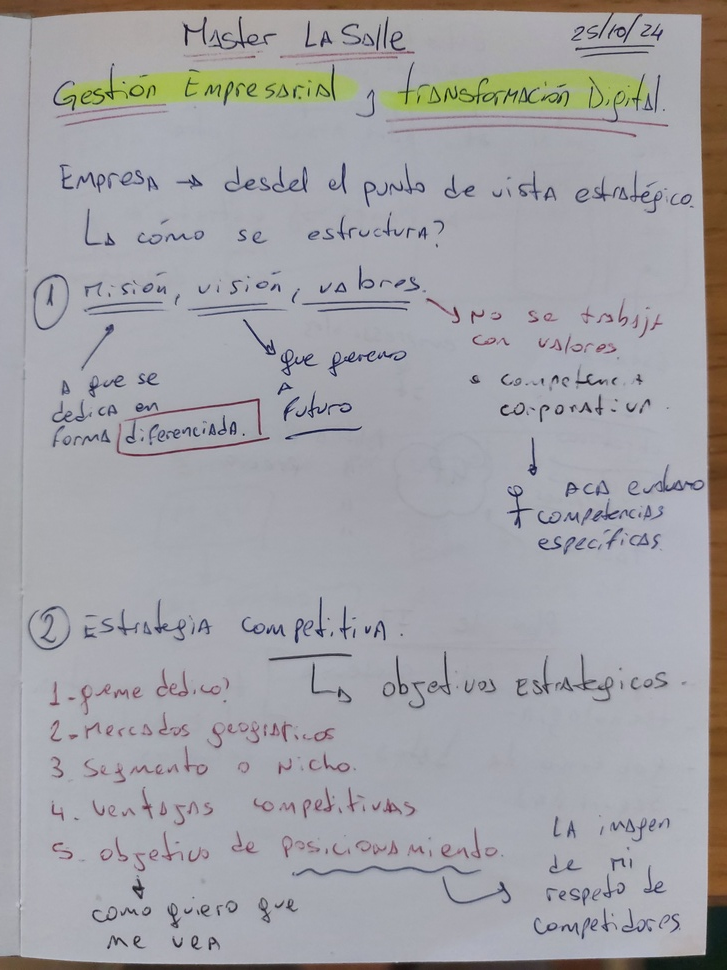
#> input picture inputs/transformation_digital/20260527_192417.jpg, 727 x 970 px, shrunk from 3468 x 4624 before the run
$ python -i denoise.py   (imports and definitions only)
#> lines starting #> are read from the running program, lines starting #| are printed output that depends on the picture
"""Denoising, shadow removal, and contrast normalization for notebook page images.

Uses OpenCV adaptiveThreshold and scikit-image background subtraction to produce
a clean, high-contrast image suitable for OCR.
"""

from dataclasses import dataclass
from pathlib import Path

import cv2
import numpy as np


@dataclass
class DenoiseResult:
    image: np.ndarray
    normalized: bool


def remove_shadow(gray: np.ndarray) -> np.ndarray:
    """Subtract uneven illumination (shadows) using morphological background estimation."""
    kernel = cv2.getStructuringElement(cv2.MORPH_RECT, (15, 15))
    background = cv2.dilate(gray, kernel)
    background = cv2.GaussianBlur(background, (21, 21), 0)
    # Shadow-free image: difference from background + shift to mid-gray
    shadow_free = cv2.addWeighted(gray, 1.0, background, -1.0, 128)
    return shadow_free


def normalize_contrast(gray: np.ndarray) -> np.ndarray:
    """Adaptive histogram equalization for uneven lighting."""
    clahe = cv2.createCLAHE(clipLimit=2.0, tileGridSize=(8, 8))
    return clahe.apply(gray)


# [10 lines left out: function binarize, not called in this run]


def denoise(image: np.ndarray, binarize_output: bool = False) -> DenoiseResult:
    """Full denoising pipeline: shadow removal → contrast normalize → optional binarize.

    Args:
        image: BGR input image.
        binarize_output: If True, return a binary (black/white) image. Otherwise return
                         the shadow-free, contrast-normalized grayscale.
    """
    gray = cv2.cvtColor(image, cv2.COLOR_BGR2GRAY)
    shadow_free = remove_shadow(gray)
    normalized = normalize_contrast(shadow_free)

    output_gray = binarize(normalized) if binarize_output else normalized

    output_bgr = cv2.cvtColor(output_gray, cv2.COLOR_GRAY2BGR)
    return DenoiseResult(image=output_bgr, normalized=True)


# [12 lines left out: function denoise_file, not called in this run]

>>> import cv2
>>> picture = cv2.imread('../../../../../inputs/transformation_digital/20260527_192417.jpg')
#> picture is the input picture: shape (970, 727, 3); mean B, G, R 165.6, 161.3, 161.7
>>> result = denoise(picture)
#> in denoise, `gray = cv2.cvtColor(image, cv2.COLOR_BGR2GRAY)`:
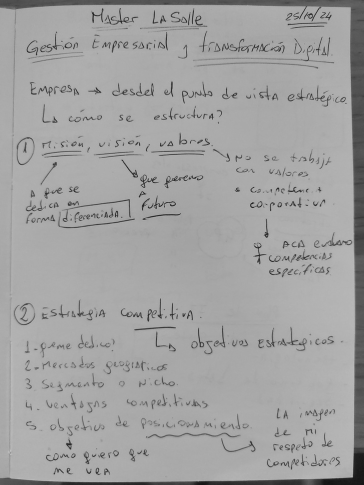
#> gray: shape (970, 727) (shown at 1/2 size); min 11, max 205, mean 161.9
#> in remove_shadow, `background = cv2.dilate(gray, kernel)`:
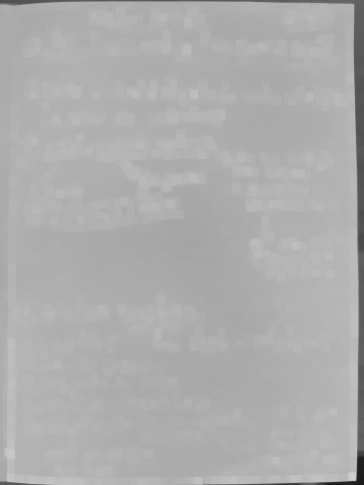
#> background: shape (970, 727) (shown at 1/2 size); min 25, max 205, mean 173.2
#> in remove_shadow, `shadow_free = cv2.addWeighted(gray, 1.0, background, -1.0, 128)`:
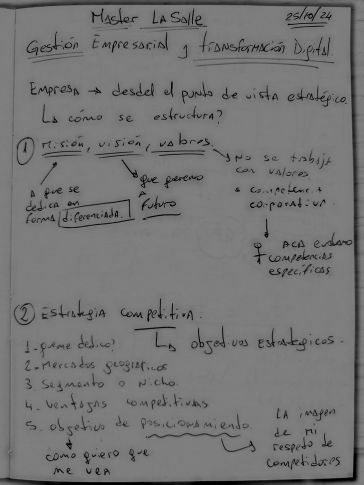
#> shadow_free: shape (970, 727) (shown at 1/2 size); min 0, max 131, mean 116.7
#> in normalize_contrast, `return clahe.apply(gray)`:
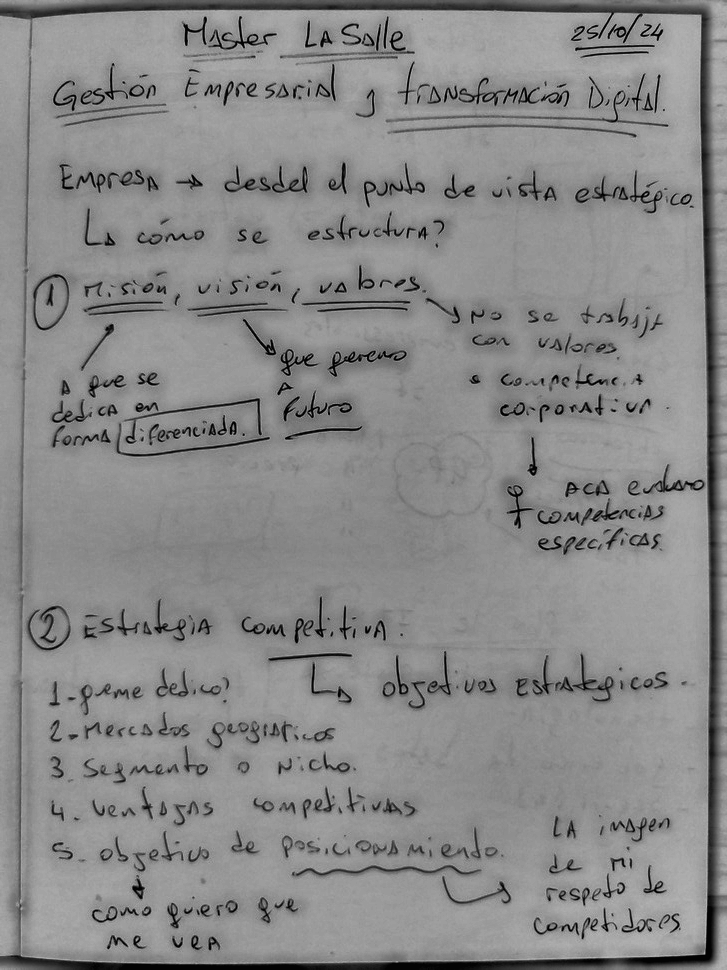
#> returned value: shape (970, 727); min 1, max 183, mean 137.1

$ run again, on inputs/transformation_digital/20260527_192425.jpg
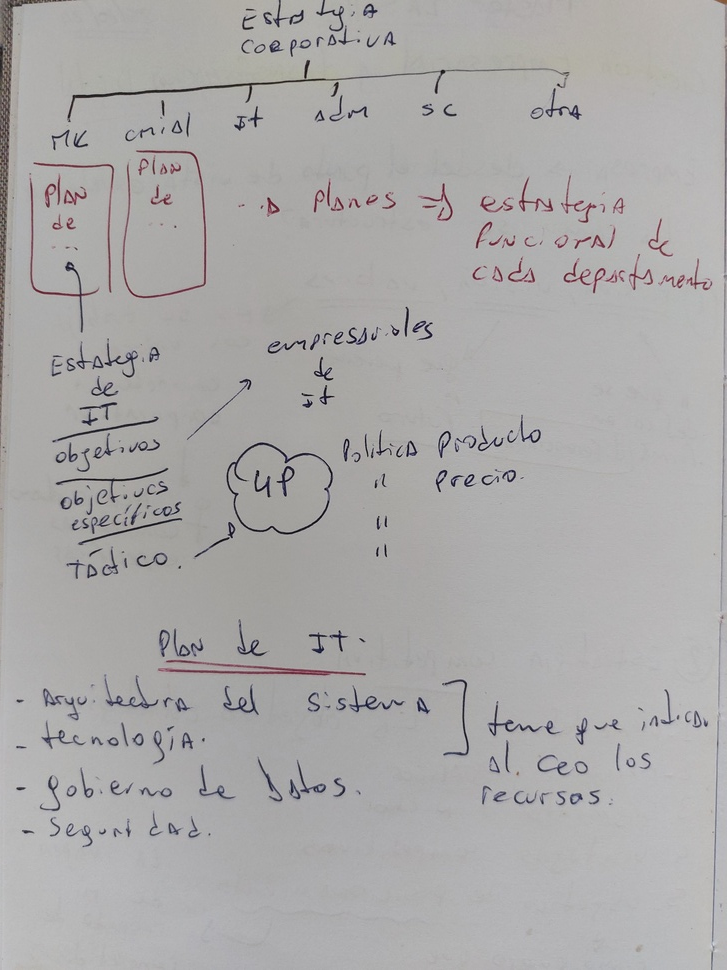
#> input picture inputs/transformation_digital/20260527_192425.jpg, 727 x 970 px, shrunk from 3468 x 4624 before the run
#> picture is the input picture: shape (970, 727, 3); mean B, G, R 168.9, 169.3, 170.7
#> in remove_shadow, `shadow_free = cv2.addWeighted(gray, 1.0, background, -1.0, 128)`:
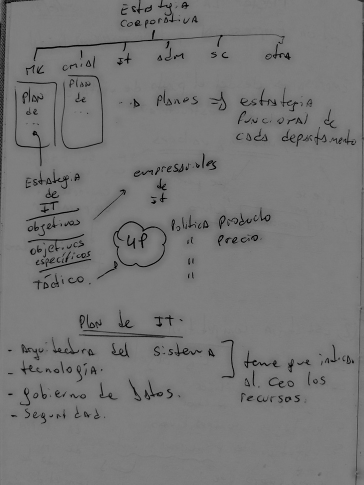
#> shadow_free: shape (970, 727) (shown at 1/2 size); min 0, max 129, mean 118.8
#> in normalize_contrast, `return clahe.apply(gray)`:
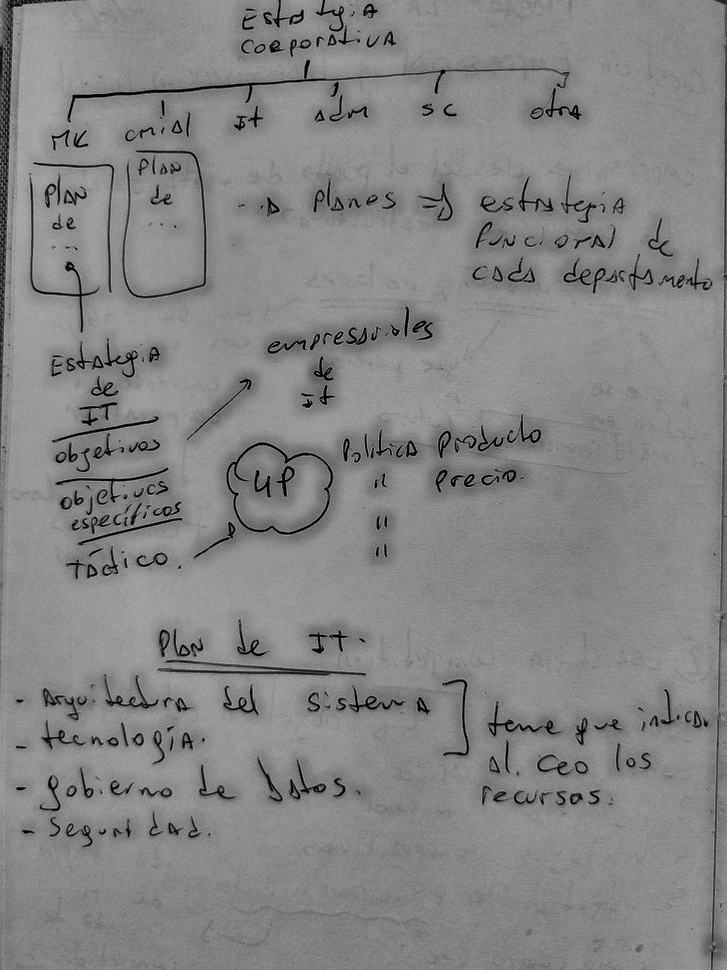
#> returned value: shape (970, 727); min 1, max 172, mean 132.9

$ run again, on inputs/transformation_digital/20260527_192431.jpg
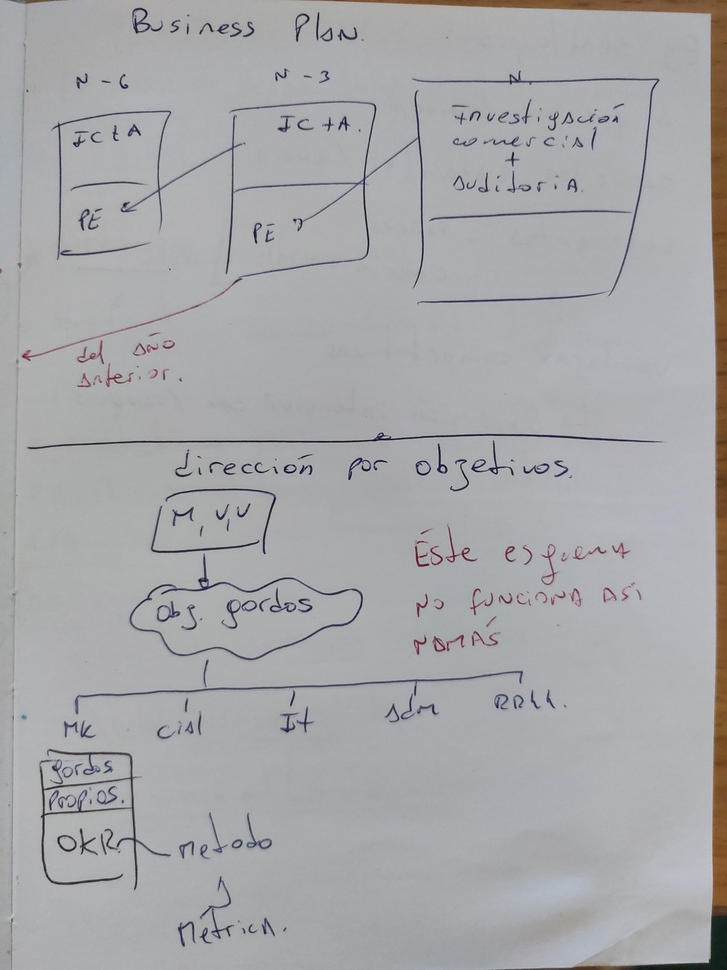
#> input picture inputs/transformation_digital/20260527_192431.jpg, 727 x 970 px, shrunk from 3468 x 4624 before the run
#> picture is the input picture: shape (970, 727, 3); mean B, G, R 169.8, 167.4, 167.4
#> in remove_shadow, `shadow_free = cv2.addWeighted(gray, 1.0, background, -1.0, 128)`:
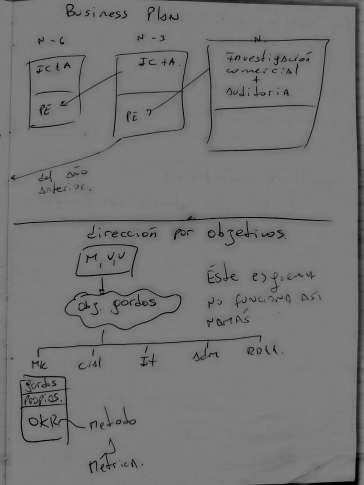
#> shadow_free: shape (970, 727) (shown at 1/2 size); min 0, max 129, mean 118.8
#> in normalize_contrast, `return clahe.apply(gray)`:
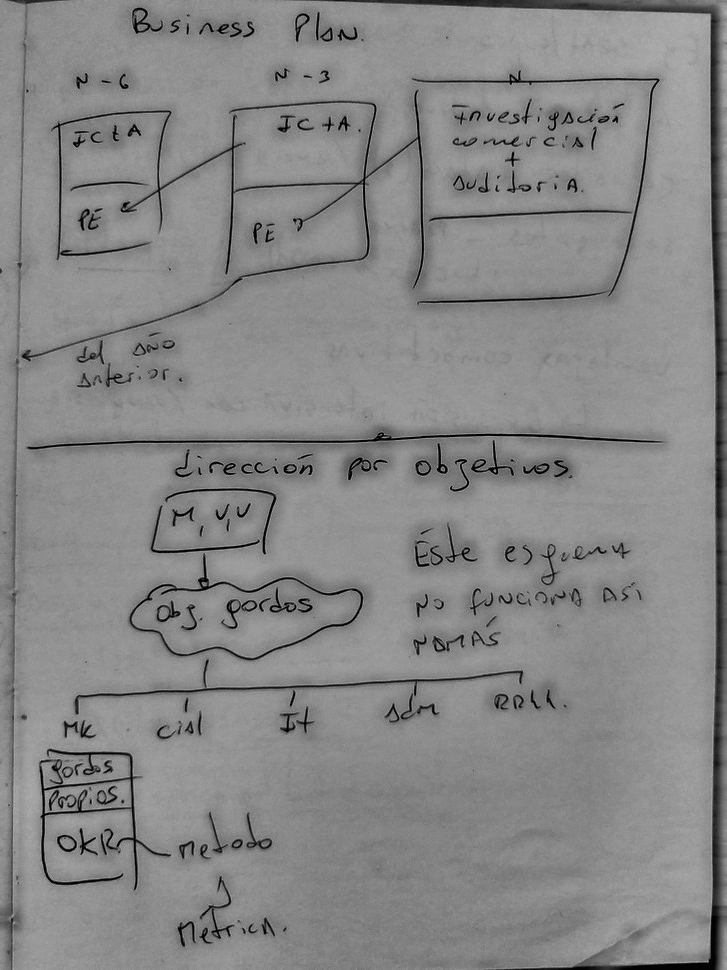
#> returned value: shape (970, 727); min 1, max 175, mean 134.7
